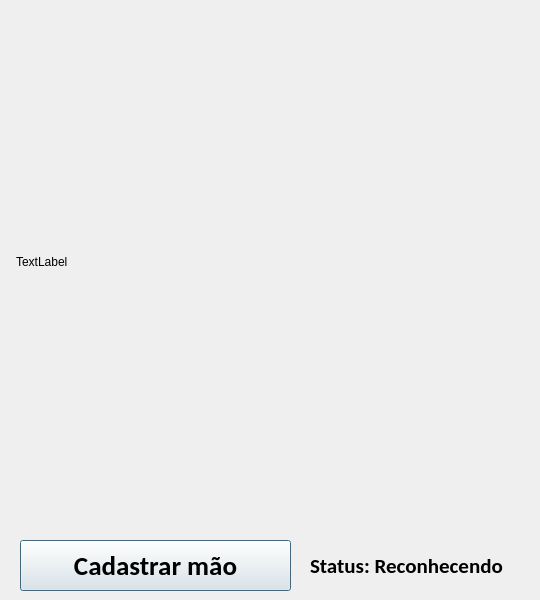
<?xml version="1.0" encoding="UTF-8"?>
<ui version="4.0">
 <class>Dialog</class>
 <widget class="QDialog" name="Dialog">
  <property name="geometry">
   <rect>
    <x>0</x>
    <y>0</y>
    <width>540</width>
    <height>600</height>
   </rect>
  </property>
  <property name="windowTitle">
   <string>Reconhecedor</string>
  </property>
  <widget class="QLabel" name="label">
   <property name="geometry">
    <rect>
     <x>16</x>
     <y>12</y>
     <width>500</width>
     <height>500</height>
    </rect>
   </property>
   <property name="autoFillBackground">
    <bool>false</bool>
   </property>
   <property name="styleSheet">
    <string notr="true">border-color: rgb(0, 255, 0);</string>
   </property>
   <property name="text">
    <string>TextLabel</string>
   </property>
  </widget>
  <widget class="QPushButton" name="pushButton">
   <property name="geometry">
    <rect>
     <x>20</x>
     <y>540</y>
     <width>271</width>
     <height>51</height>
    </rect>
   </property>
   <property name="font">
    <font>
     <family>Calibri</family>
     <pointsize>20</pointsize>
     <weight>75</weight>
     <bold>true</bold>
    </font>
   </property>
   <property name="text">
    <string>Cadastrar mão</string>
   </property>
   <property name="autoRepeat">
    <bool>false</bool>
   </property>
  </widget>
  <widget class="QLabel" name="status">
   <property name="geometry">
    <rect>
     <x>310</x>
     <y>550</y>
     <width>211</width>
     <height>31</height>
    </rect>
   </property>
   <property name="font">
    <font>
     <family>Calibri</family>
     <pointsize>16</pointsize>
     <weight>75</weight>
     <bold>true</bold>
    </font>
   </property>
   <property name="text">
    <string>Status: Reconhecendo</string>
   </property>
  </widget>
 </widget>
 <resources/>
 <connections/>
</ui>
